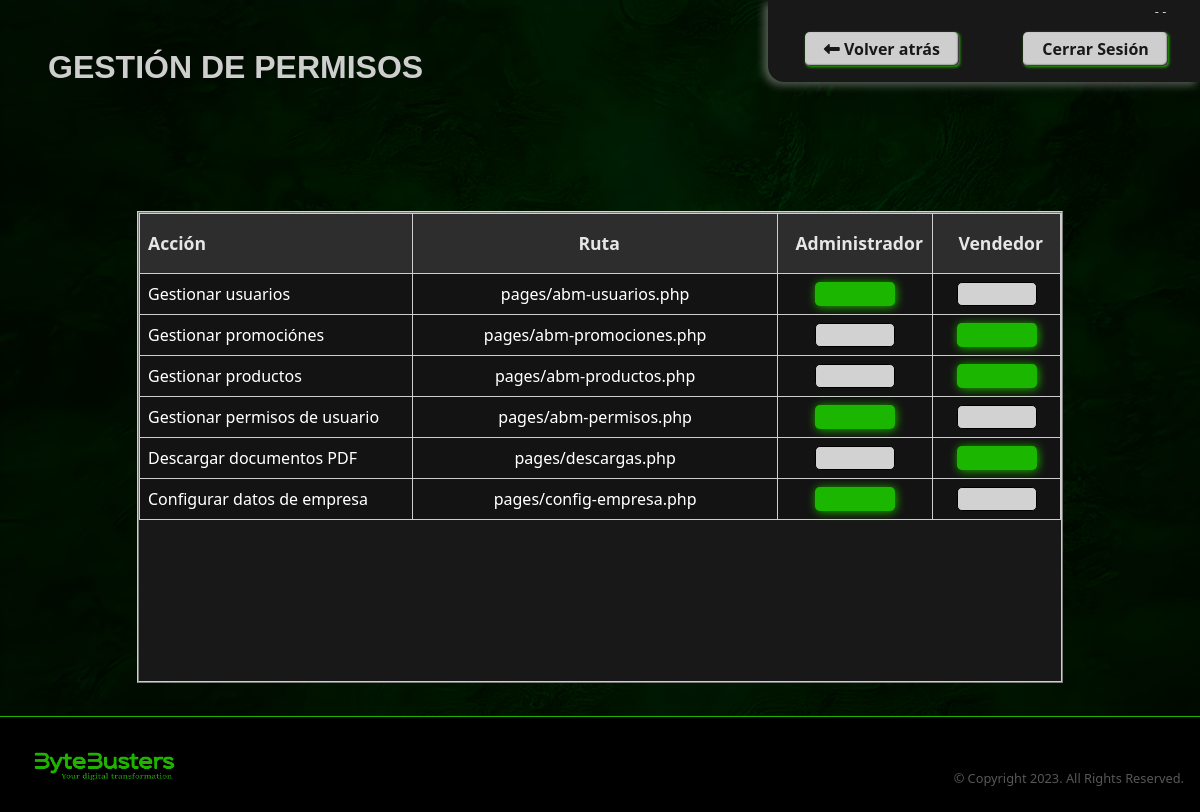
Screenshot of /pages/abm-permisos.php with the database file from the repository.
### tables this page shows
CREATE TABLE IF NOT EXISTS `PERMISOS` (
  `ruta` varchar(255) NOT NULL,
  `accion` varchar(45) NOT NULL,
   PRIMARY KEY(`accion`)
);

### src/repository/users.repository.php (called while the page is built, shortened)
<?php
function findStatusByActionAndRolesId(string $action, int $rolId): bool{
    require realpath(dirname(__FILE__)) . "/../db/conexion.php";
    try {
        $statement = $con->prepare("SELECT activo
                                    FROM ROLES_has_PERMISOS
                                    WHERE PERMISOS_accion = :accion AND ROLES_id = :rolId");
        $statement->execute(array(':accion' => $action, ':rolId' => $rolId));
        $reg = $statement->fetch(PDO::FETCH_ASSOC);
        return $reg["activo"] ? true : false;
    } catch (Exception $e) {
        die("ERROR SQL in findOneRolIdByAction(): " . $e->getMessage());
    }
}
function findAllPermissions(): array
{
    require realpath(dirname(__FILE__)) . "/../db/conexion.php";
    try {
        $statement = $con->query("SELECT * FROM PERMISOS ORDER BY accion DESC");
        $reg = $statement->fetchAll(PDO::FETCH_ASSOC);
        return $reg ? $reg : [];
    } catch (Exception $e) {
        die("ERROR SQL in findAllPermissions(): " . $e->getMessage());
    }
}

### src/utils/actions.php (called while the page is built)
<?php
$actions =
    [
        "gestionar-usuarios" => "Gestionar usuarios",
        "gestionar-permisos" => "Gestionar permisos de usuario",
        "gestionar-productos" => "Gestionar productos",
        "gestionar-promociones" => "Gestionar promociónes",
        "descargar-documentos" => "Descargar documentos PDF",
        "configurar-empresa" => "Configurar datos de empresa",
    ];

### src/modules/users/abm-permisos.php (the view, shortened to what this page needs)
<?php
require realpath(dirname(__FILE__)) . "/../../repository/users.repository.php";
require realpath(dirname(__FILE__)) . "/../../utils/actions.php";
function getAllPermissionsDataTableHTML(): string
{
    require realpath(dirname(__FILE__)) . "/../../utils/actions.php";
    $permissions = findAllPermissions();
    $totalOfPermissions = count($permissions);
    $data = "";
    for ($i = 0; $i < $totalOfPermissions; $i++) {
        $settedStatusAdmin = findStatusByActionAndRolesId($permissions[$i]["accion"], 1);
        $settedStatusVendedor = findStatusByActionAndRolesId($permissions[$i]["accion"], 2);
        $settedStatusAdmin ? $activeAdmin = 'checked' : $activeAdmin = '';
        $settedStatusVendedor ? $activeVendedor = 'checked' : $activeVendedor = '';
        $data .= '<tr id=' . array_search($permissions[$i]["accion"], $actions) . ' class="user-select-none table-row align-middle">
                    <td class="first-in-table">' . $permissions[$i]["accion"] . '</td>
                    <td>' . $permissions[$i]["ruta"] . '</td>
                    <td>
                        <input type="checkbox" class="chkbox-roles" ' . $activeAdmin . ' name="checkbox" id="checkAdmin">
                    </td>
                    <td>
                        <input type="checkbox"  class="chkbox-roles" ' . $activeVendedor . ' name="checkbox" id="checkVendedor">
                    </td>
                </tr>';
    }
    return $data;
}

### pages/abm-permisos.php (shortened to what this page needs)
<!DOCTYPE html>
<html lang="es">
<head>
    <link rel="stylesheet" href="../styles/normalize.css">
    <link rel="stylesheet" href="https://cdnjs.cloudflare.com/ajax/libs/font-awesome/6.4.0/css/all.min.css">
    <link href="https://cdn.jsdelivr.net/npm/bootstrap@5.3.0/dist/css/bootstrap.min.css" rel="stylesheet">
    <link rel="stylesheet" href="../styles/style.css">
</head>
<body>
    <div>
        <div class="link-options-div">
            <?php
            require "./components/options.php";
            echo $options;
            ?>
        </div>
        <?php
        require "./components/userName.php";
        echo $userName;
        ?>
        <h1>GESTIÓN DE PERMISOS</h1>
    </div>
    <div class="container frame">
        <div class="row">
            <div class="col-lg-1">
            </div>
            <div class="col-lg-10">
                <div class="table-frame table-permissions">
                    <table class="table table-dark table-hover">
                        <thead class="sticky-top">
                            <tr>
                                <th class="user-select-none first-in-table nombre" scope="col">Acción</th>
                                <th class="user-select-none ruta" scope="col">Ruta</th>
                                <th class="user-select-none roles" scope="col">Administrador</th>
                                <th class="user-select-none roles" scope="col">Vendedor</th>
                            </tr>
                        </thead>
                        <tbody>
                            <?php
                            require "../src/modules/users/abm-permisos.php";
                            echo getAllPermissionsDataTableHTML();
                            ?>
                        </tbody>
                    </table>
                </div>
            </div>
            <div class="col-lg-1">
            </div>
        </div>
    </div>
    <footer>
        <?php
        require "./components/footer.php";
        echo $footer;
        ?>
    </footer>
</body>
</html>

### pages/components/options.php
<?php
$options = "";
$disabled = 'style="filter: brightness(50%); cursor: not-allowed; user-select: none;"';
if ($_SERVER['REQUEST_URI'] === "/ByteBusters/Backoffice/pages/menu.php") {
    $options .= "<a class='link-options' ".$disabled."'><i class='fa-solid fa-left-long'></i> Volver atrás</a>";
}else{
    $options .= "<a class='link-options' href='./menu.php'><i class='fa-solid fa-left-long'></i> Volver atrás</a>";
}
$options .= "<a class='link-options' href=./login.php> Cerrar Sesión</a>";

### pages/components/userName.php (shortened to what this page needs)
<?php
$userName = "<p id='userName'>- ".$_SESSION['userName']." -</p>";

### pages/components/footer.php
<?php
$footer = '<img src="../assets/logo-bytebusters.png" alt="Logotipo de ByteBusters">';
$footer .= '<p class="copyright">&copy; Copyright 2023. All Rights Reserved.</p>';

### rows the page displays
permisos: accion "Gestionar usuarios", ruta "pages/abm-usuarios.php"
permisos: accion "Gestionar promociónes", ruta "pages/abm-promociones.php"
permisos: accion "Gestionar productos", ruta "pages/abm-productos.php"
permisos: accion "Gestionar permisos de usuario", ruta "pages/abm-permisos.php"
permisos: accion "Descargar documentos PDF", ruta "pages/descargas.php"
permisos: accion "Configurar datos de empresa", ruta "pages/config-empresa.php"
